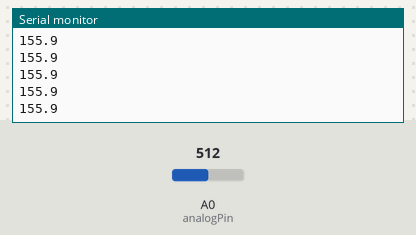
Bench run of a sketch on a simulated Arduino Uno, built with avr-gcc and run on an emulated ATmega328P. Parts: the last lines printed to the serial monitor. The inputs (shaded band) are chosen by the test bench; at power-on: A0 (analogPin) = 512.

Above: at 1.2 s.
1.3 s: A0 (analogPin) set to 1010
At 1.33 s:
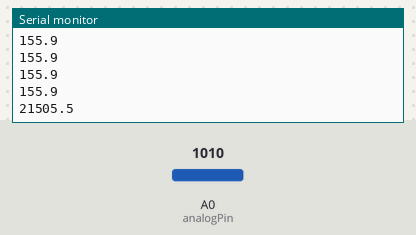
2.8 s: A0 (analogPin) set to 1023
At 2.85 s:
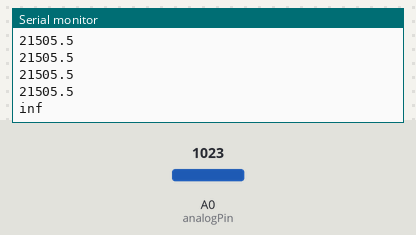

The sketch:

forceSensitiveResistor.ino
```cpp
// Constant values
#define analogPin   0
#define VCC         4.98
#define R_DIV       10000.0

// Variables
int fsrADC;
float fsrV, fsrR, fsrG, force;

void setup(){
  // Serial coms
  Serial.begin(9600);
}

void loop(){
  // Read analog pin
  fsrADC = analogRead(analogPin);

  // Use ADC reading to calculate voltage
  fsrV = fsrADC * VCC / 1023.0;

  // Use voltage and static resistor value to calculate FSR resistance
  fsrR = ((VCC - fsrV) * R_DIV) / fsrV;

  // Guesstimate force based on slopes in figure 3 of FSR datasheet (conductance)
  fsrG = 1.0 / fsrR;

  // Break parabolic curve down into two linear slopes
  if (fsrR <= 600)
    force = (fsrG - 0.00075) / 0.00000032639;
  else
    force =  fsrG / 0.000000642857;

  // Display results and delay
  Serial.println(force, 1);
  delay(50);
}
```

Measured:
- the behaviour switches between 1022 and 1023 on A0 (analogPin) (found by bisection; images 1 and 2)
- after the input at 1.3 s, the serial monitor: prints a new line at once (image 1)
- after the input at 2.8 s, the serial monitor: prints a new line at once (image 2)
